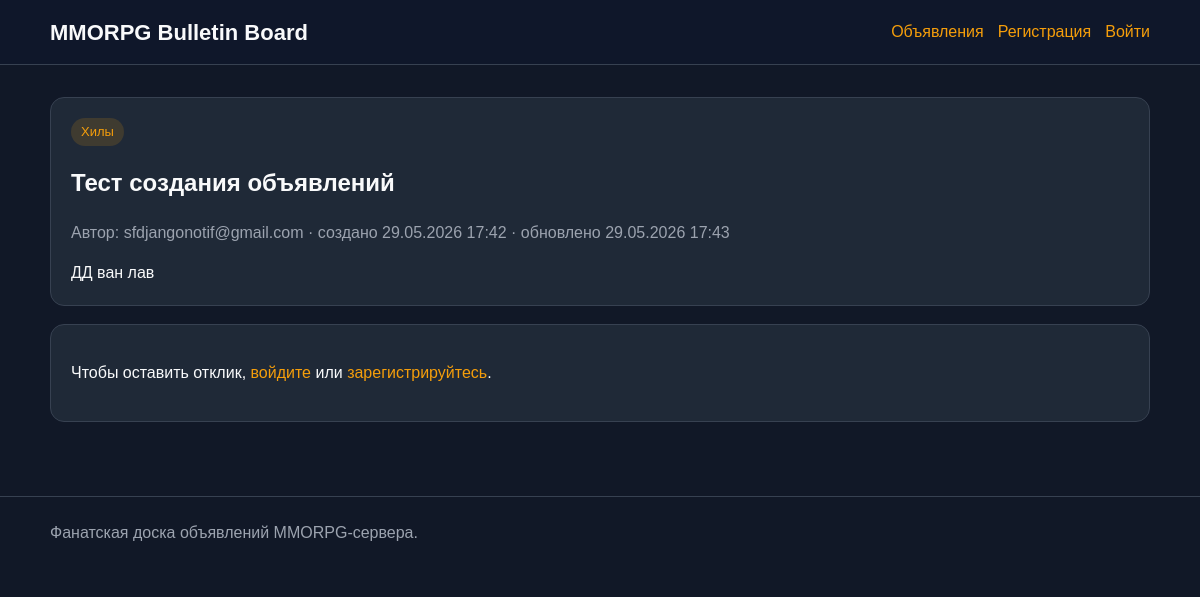
The app's page /ads/2d0e916434b9/ with its own data.
### board_app/models.py (models this page shows, shortened)
class Ad(models.Model):
    class Category(models.TextChoices):
        TANKS = "tanks", "Танки"
        HEALS = "heals", "Хилы"
        DD = "dd", "ДД"
        TRADERS = "traders", "Торговцы"
        GUILDMASTERS = "guildmasters", "Гилдмастеры"
        QUESTGIVERS = "questgivers", "Квестгиверы"
        BLACKSMITHS = "blacksmiths", "Кузнецы"
        LEATHERWORKERS = "leatherworkers", "Кожевники"
        ALCHEMISTS = "alchemists", "Зельевары"
        SPELLMASTERS = "spellmasters", "Мастера заклинаний"
    author = models.ForeignKey(
        settings.AUTH_USER_MODEL,
        on_delete=models.CASCADE,
        related_name="ads",
        verbose_name="Автор",
    )
    category = models.CharField(
        max_length=32,
        choices=Category.choices,
        verbose_name="Категория",
    )
    title = models.CharField(max_length=255, verbose_name="Заголовок")
    content = models.TextField(
        verbose_name="Текст объявления",
        help_text="Здесь может храниться HTML из визуального редактора",
    )
    created_at = models.DateTimeField(auto_now_add=True, verbose_name="Создано")
    updated_at = models.DateTimeField(auto_now=True, verbose_name="Обновлено")
    is_published = models.BooleanField(default=True, verbose_name="Опубликовано")
    slug = models.SlugField(max_length=255, unique=True, blank=True)
    class Meta:
        verbose_name = "Объявление"
        ordering = ("-created_at",)
        indexes = [
            models.Index(fields=["category"]),
            models.Index(fields=["created_at"]),
        ]

class User(AbstractUser):
    username = models.CharField(max_length=150, unique=True, blank=True)
    email = models.EmailField(_("email address"), unique=True)
    is_active = models.BooleanField(default=False)
    USERNAME_FIELD = "email"
    REQUIRED_FIELDS = []
    objects = UserManager()

### board_app/views.py (the view, shortened to what this page needs)
# urls.py: path("ads/<slug:slug>/", AdDetailView.as_view(), name="ad_detail"),
class AdDetailView(DetailView):
    model = Ad
    template_name = "board_app/ad_detail.html"
    context_object_name = "ad"
    slug_field = "slug"
    slug_url_kwarg = "slug"
    def get_queryset(self):
        queryset = Ad.objects.select_related("author")
        if self.request.user.is_authenticated:
            return queryset.filter(is_published=True) | queryset.filter(author=self.request.user)
        return queryset.filter(is_published=True)
    def get_context_data(self, **kwargs):
        context = super().get_context_data(**kwargs)
        context["response_form"] = ResponseForm()
        if self.request.user.is_authenticated:
            context["already_responded"] = Response.objects.filter(
                ad=self.object,
                author=self.request.user,
            ).exists()
        else:
            context["already_responded"] = False
        return context

### board_app/templates/board_app/ad_detail.html (shortened to what this page needs)
{% extends "board_app/base.html" %}
{% block content %}
<article class="card">
    <span class="badge">{{ ad.get_category_display }}</span>
    <h1>{{ ad.title }}</h1>
    <p class="muted">
        Автор: {{ ad.author.email }} · создано {{ ad.created_at|date:"d.m.Y H:i" }}
        {% if ad.updated_at %}
            · обновлено {{ ad.updated_at|date:"d.m.Y H:i" }}
        {% endif %}
    </p>
    <div class="ad-content">
        {{ ad.content|safe }}
    </div>
</article>
{% if user.is_authenticated and user != ad.author %}
    <section class="card">
        <h2>Оставить отклик</h2>
        {% if already_responded %}
            <p class="muted">Вы уже оставили отклик на это объявление.</p>
        {% else %}
            <form method="post">
                {% csrf_token %}
                {{ response_form.as_p }}
                <div class="actions">
                    <button type="submit">Отправить отклик</button>
                </div>
            </form>
        {% endif %}
    </section>
{% elif not user.is_authenticated %}
    <section class="card">
        <p>
            Чтобы оставить отклик,
            <a href="{% url 'login' %}">войдите</a>
            или
            <a href="{% url 'board_app:register' %}">зарегистрируйтесь</a>.
        </p>
    </section>
{% endif %}
{% endblock %}

### board_app/templates/board_app/base.html (style rules this page uses)
:root { --bg: #111827; --card: #1f2937; --muted: #9ca3af; --text: #f9fafb; --accent: #f59e0b; --accent-dark: #d97706; --danger: #ef4444; --success: #22c55e; --border: #374151; }
* { box-sizing: border-box; }
body { margin: 0; font-family: Arial, sans-serif; background: var(--bg); color: var(--text); line-height: 1.5; }
a { color: var(--accent); text-decoration: none; }
.card { background: var(--card); border: 1px solid var(--border); border-radius: 14px; padding: 20px; margin-bottom: 18px; }
.muted { color: var(--muted); }
.badge { display: inline-block; padding: 4px 10px; border-radius: 999px; background: rgba(245, 158, 11, .15); color: var(--accent); font-size: 13px; }

### records on screen
Ad: category "Хилы", title "Тест создания объявлений", author.email "sfdjangonotif@gmail.com", created_at "29.05.2026 17:42", updated_at "29.05.2026 17:43", content "ДД ван лав"
